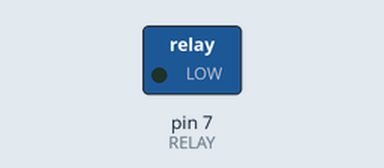
Simulated run of this sketch. Board: Arduino Uno, built with avr-gcc and run on an emulated ATmega328P. Parts: switched loads named in the sketch (green lamp = pin HIGH).

Above: at 1.0 s.
At 3.0 s:
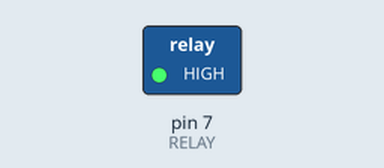
Timing chart, 0 to 5.2 s (numbered marks = the images above):
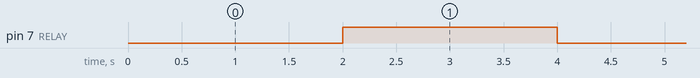

Measured:
- by itself, pin 7 (RELAY): alternates HIGH for 2.0 s and LOW for 2.0 s

The sketch:

01_Nyalakan_Matikan_Relay.ino
```cpp
const int RELAY = 7;

void setup() {
  pinMode(RELAY, OUTPUT);
  digitalWrite(RELAY, HIGH);
}

void loop() {
  digitalWrite(RELAY, LOW);
  delay(2000);
  digitalWrite(RELAY, HIGH);
  delay(2000);
}
```
